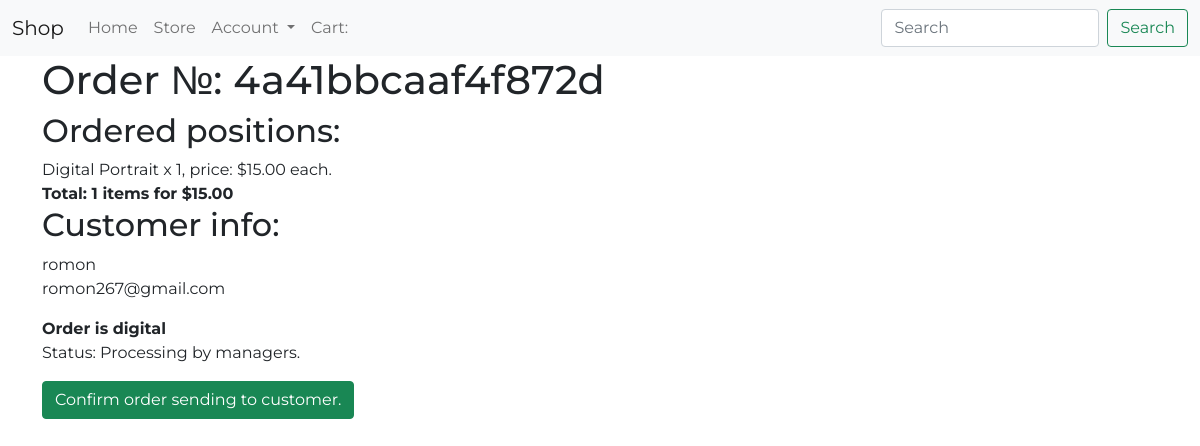
Page /dashboard/order_detail/11/ (signed in) on the earlier database version.
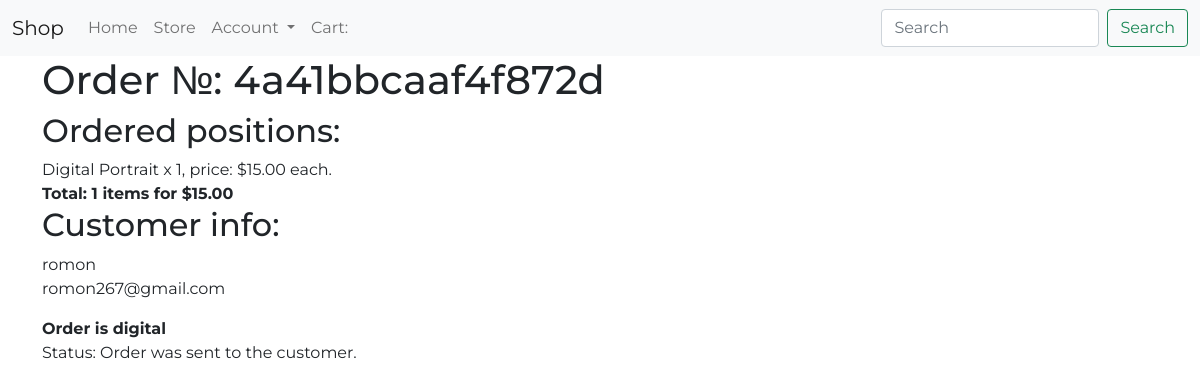
Same page on the later database version.
### store/models.py (models this page shows, shortened)
class Order(models.Model):
    customer = models.ForeignKey(Customer, on_delete=models.SET_NULL, blank=True, null=True)
    date_ordered = models.DateTimeField(auto_now_add=True)
    complete = models.BooleanField(default=False, null=True, blank=False)
    status = models.CharField(max_length=20, default='', null=True, blank=True)
    transaction_id = models.CharField(max_length=200, null=True)
    @property
    def get_cart_total(self):
        orderitems = self.orderitem_set.all()
        total = sum([item.get_total for item in orderitems]) # generator for calculating cart total value
        return total
    @property
    def get_cart_items(self):
        orderitems = self.orderitem_set.all()
        total = sum([item.quantity for item in orderitems])
        return total

class OrderItem(models.Model):
    product = models.ForeignKey(Product, on_delete=models.SET_NULL, blank=True, null=True)
    order = models.ForeignKey(Order, on_delete=models.SET_NULL, blank=True, null=True)
    quantity = models.IntegerField(default=0, null=True,blank=True)
    date_added = models.DateTimeField(auto_now_add=True)
    @property
    def get_total(self):
        total = self.product.price * self.quantity
        return total

class Product(models.Model):
    name = models.CharField(max_length=200)
    description = models.CharField(max_length=400, null=True)
    price = models.DecimalField(max_digits=8, decimal_places=2)
    digital = models.BooleanField(default=False, null=True, blank=False)
    image = models.ImageField(null = True, blank=True)

class Customer(models.Model):
    user = OneToOneField(User, on_delete=models.CASCADE, null=True, blank=True)
    name = models.CharField(max_length=200, null=True, blank=True)
    email = models.EmailField(max_length=200, null=True, blank=True)

### dashboard/views.py (the view)
# urls.py: path('order_detail/<int:pk>/', dashboard_views.order_detail, name='order-detail'),
@user_passes_test(lambda u: u.is_staff)
def order_detail(request, pk):
    order = Order.objects.get(pk=pk)
    items = order.orderitem_set.all()
    try:
        shipping_address = ShippingAddress.objects.get(order=order)
        context = {
        'order': order,
        'items': items,
        'shipping_address': shipping_address
    }
    except:
        context = {
        'order': order,
        'items': items
    }
    return render(request, 'dashboard/order_detail.html', context)

### dashboard/templates/dashboard/order_detail.html
{% extends 'store/base.html' %}
{% block content %}
<div class="container">
    <h1>Order №: {{order.transaction_id}}</h1>
    <h2>Ordered positions:</h2>
    {% for item in items %}
        {{item.product.name}} x {{item.quantity}}, price: ${{item.product.price}} each.<br>
    {% endfor %}
    <text class="fw-bold">Total: {{order.get_cart_items}} items for ${{order.get_cart_total}}</text>
    <h2>Customer info:</h2>
    <p>{{order.customer.name}}<br>{{order.customer.email}}</p>
    {% if shipping_address %}
        <h2>Shipping address:</h2>
        <p>{{shipping_address.address}}<br>{{shipping_address.city}}<br>
        {{shipping_address.zipcode}}<br>{{shipping_address.state}}<br></p>
    {% else %}
        <text class="fw-bold">Order is digital</text>
    {% endif %}
    <p>Status: {{order.status}}</p>
    {% if order.status == 'Processing by managers.' %}
        <p><a class="btn btn-success" href="{% url 'order-confirm' order.pk%}">Confirm order sending to customer.</a></p>
    {% endif %}
</div>
{% endblock %}

Differences in the rows shown:
changed Order "4a41bbcaaf4f872d": status "Processing by managers." → "Order was sent to the customer."
Other differences:
text no longer shown: "Confirm order sending to customer."
